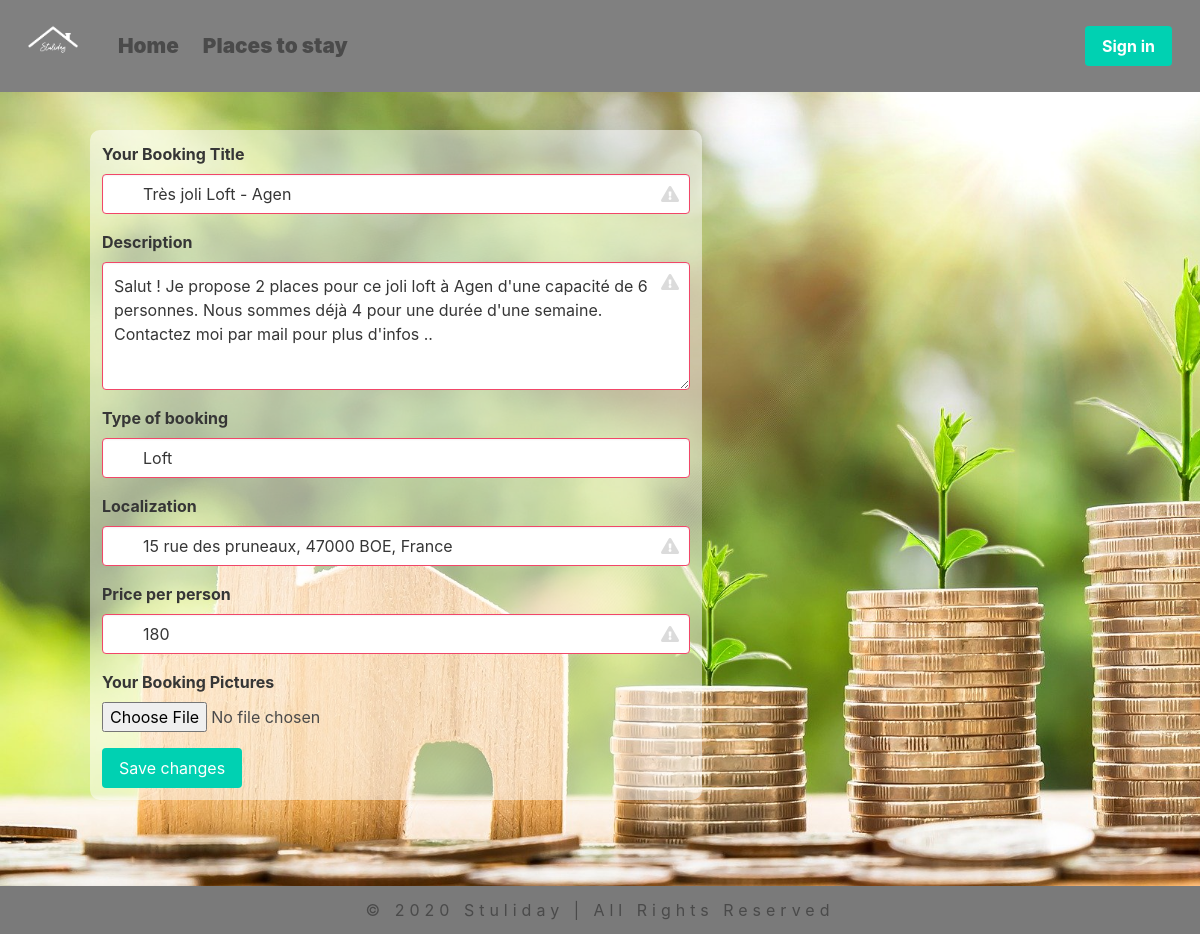
/editAds.php?id=28, run on the app's committed database.
### tables this page shows
CREATE TABLE IF NOT EXISTS `adverts` (
  `ad_id` int(11) NOT NULL AUTO_INCREMENT,
  `ad_name` varchar(255) NOT NULL,
  `content` text NOT NULL,
  `address` varchar(255) NOT NULL,
  `price` int(11) NOT NULL,
  `images` varchar(255) DEFAULT NULL,
  `author_id` int(11) NOT NULL,
  `category_id` int(11) NOT NULL,
  PRIMARY KEY (`ad_id`),
  KEY `category_fk` (`category_id`),
  KEY `author_fk` (`author_id`)
);

CREATE TABLE IF NOT EXISTS `categories` (
  `categories_id` int(11) NOT NULL AUTO_INCREMENT,
  `categories_name` varchar(255) NOT NULL,
  PRIMARY KEY (`categories_id`)
);

### editAds.php (the view, shortened to what this page needs)
<?php require 'includes/header.php';
$id = $_GET['id'];
$sql1 = "SELECT adverts.*,categories.categories_name FROM adverts INNER JOIN categories ON adverts.category_id = categories.categories_id WHERE ad_id = {$id}";
$res1 = $conn->query($sql1);
$advert = $res1->fetch(PDO::FETCH_ASSOC);
?>
<div class="container-fluid"
    style="padding: 50px 0; background:url('assets/images/addadsbg.jpg'); background-size: cover">
    <div class="columns">
        <div class="is-offset-1 column is-6 mb-5" style="background: rgba(255, 255, 255, 0.5); border-radius:10px">
            <form action="process.php" method="POST" enctype="multipart/form-data">
                <div class="form-group">
                    <label class="label" for=InputName> Your Booking Title</label>
                    <div class="control has-icons-left has-icons-right">
                        <input class="input is-danger" type="text" placeholder="Type your booking title"
                            name="advert_ad_name" id="InputName"
                            value="<?php echo $advert['ad_name']; ?>"
                            required>
                        <span class="icon is-small is-right">
                        </span>
                    </div>
                </div>
                <div class="form-group">
                    <label class="label" for="InputContent">Description</label>
                    <div class="control has-icons-left has-icons-right">
                        <div class="field">
                            <div class="control">
                                <textarea class="textarea is-danger" id="InputContent" name="advert_content"
                                    required><?php echo $advert['content']; ?></textarea>
                            </div>
                        </div>
                        <span class=" icon is-small is-right">
                        </span>
                    </div>
                </div>
                <div class="form-group">
                    <label class="label" for="InputBooking">Type of booking</label>
                    <div class="control has-icons-left has-icons-right">
                        <select class="input is-danger" name="advert_category" id="InputBooking" required>
                            <option
                                value="<?php echo $advert['category_id']; ?>"
                                selected>
                                <?php echo $advert['categories_name']; ?>
                            </option>
                        </select>
                    </div>
                </div>
                <div class="form-group">
                    <label class="label" for="InputAddress">Localization</label>
                    <div class="control has-icons-left has-icons-right">
                        <input class="input is-danger" type="text" name="advert_address" id="InputAddress"
                            value="<?php echo $advert['address']; ?>"
                            required>
                        <span class="icon is-small is-right">
                        </span>
                    </div>
                </div>
                <div class="form-group">
                    <label class="label" for="InputPrice">Price per person</label>
                    <div class="control has-icons-left has-icons-right">
                        <input class="input is-danger" type="number" name="advert_price" id="InputPrice" max="999999"
                            value="<?php echo $advert['price']; ?>"
                            required>
                        <span class="icon is-small is-right">
                        </span>
                    </div>
                </div>
                <label class="label" for="InputImg">Your Booking Pictures</label>
                <input type="file" value="Choose an image" name="advert_images" id="InputImg"
                    value="<?php echo $advert['images']; ?>">
                <div class="field is-grouped">
                    <div class="control mt-3">
                        <input type="submit" value="Save changes" name="advert_edit" class="button is-primary">
                    </div>
                </div>
            </form>
        </div>
    </div>
</div>
<?php
require 'includes/footer.php';

### includes/header.php (shortened to what this page needs)
<!DOCTYPE html>
<html lang="en">
<head>
    <link rel="stylesheet" href="https://cdn.jsdelivr.net/npm/bootstrap@4.5.3/dist/css/bootstrap.min.css"
>
    <link rel="stylesheet" href="https://pro.fontawesome.com/releases/v5.10.0/css/all.css"
 />
    <link rel="stylesheet" href="assets/css/main.css">
</head>
<body>
    <nav class="navbar" role="navigation" aria-label="main navigation" style="background-color: grey;">
        <div class="navbar-brand">
            <a class="navbar-item" href="index.php">
                <img src="assets/images/stuliday-logo-light.png" width=50 height=50>
            </a>
        </div>
        <div id="navbarBasicExample" class="navbar-menu">
            <div class="navbar-start">
                <a class="navbar-item" href="index.php">
                    Home
                </a>
                <a class="navbar-item" href="ads.php">
                    Places to stay
                </a>
            </div>
            <div class="navbar-end">
                <?php
            if (!empty($_SESSION)) {
                ?>
                <div class="navbar-item has-dropdown is-hoverable bg-is-primary">
                    <a class="navbar-link">
                        <?php echo $_SESSION['fullname']; ?>
                    </a>
                    <div class="navbar-dropdown is-right">
                        <a class="navbar-item" href="profil.php">
                            My Profile
                        </a>
                        <a class="navbar-item" href="publisher.php">
                            Publish Ads
                        </a>
                        <hr class="navbar-divider">
                        <a class="navbar-item" href="?logout">
                            Disconnect
                        </a>
                    </div>
                </div>
                <?php
            } else {
                ?>
                <div class="navbar-item">
                    <div class="buttons">
                        <a class="button is-primary" href="signin.php">
                            <strong>Sign in</strong>
                        </a>
                    </div>
                </div>
                <?php
            }
            ?>
            </div>
        </div>
    </nav>

### includes/footer.php (shortened to what this page needs)
<footer class="has-background-grey has-text-centered">
    <div class="">
        <div class="column is-8-desktop is-offset-2-desktop">
            <p style="letter-spacing: 5px"> &#169 2020 Stuliday | All Rights Reserved </p>
        </div>
    </div>
</footer>
</body>
</html>

### data on the page
adverts: advert_ad_name "Très joli Loft - Agen", advert_content "Salut ! Je propose 2 places pour ce joli loft à Agen d'une capacité de 6 personnes. Nous sommes déjà 4 pour une durée d'une semaine. Contactez moi par mail pour plus d'infos ..", advert_category "Loft", advert_address "15 rue des pruneaux, 47000 BOE, France", advert_price "180"
